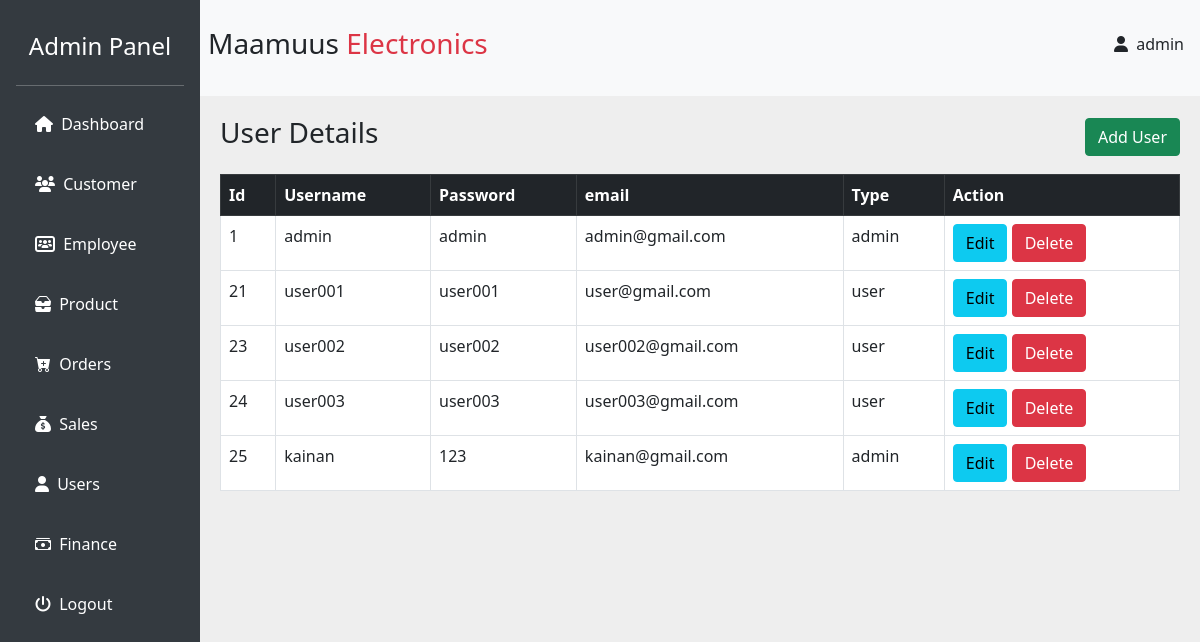
/users.php (signed in), run on the app's committed database.
### tables this page shows
CREATE TABLE `users` (
  `id` int(11) NOT NULL,
  `username` varchar(50) NOT NULL,
  `password` varchar(40) NOT NULL,
  `email` varchar(20) NOT NULL,
  `type` varchar(20) NOT NULL
);

### users.php (the view, shortened to what this page needs)
<?php include("./src/connection.php") ?>
<?php include("./src/sidebar.php")?>
    <div class="content d-flex flex-column">
      <nav class="navbar navbar-expand-lg navbar-light">
        <?php include ("./src/header.php");?>
      <div class="main-content">
        <div class="d-flex flex-row justify-content-between align-items-center">
          <h3>User Details </h3>
          <button type="button" class="btn btn-success" data-bs-toggle="modal" data-bs-target="#insertModal">
          Add User
        </button>
        </div>
        <table class='table my-3 table-bordered bg-white'>
                 <tr class='table-dark '>
                  <th>Id</th>
                  <th>Username</th>
                  <th>Password</th>
                  <th>email</th>
                  <th>Type</th>
                  <th>Action</th>
                </tr>
          <?php
          $sql = "SELECT id, username, password, type, email FROM users";
          $result = $conn->query($sql);
          while ($row = $result->fetch_assoc()) {
            ?>
                         <tr>
                            <td><?php echo $row["id"]?></td>
                            <td><?php echo $row["username"]?></td>
                            <td><?php echo $row["password"]?></td>
                            <td><?php echo $row["email"]?></td>
                            <td><?php echo $row["type"]?></td>
                            <td>
                              <a href="./editUsers.php?id=<?php echo $row["id"] ?>&username=<?php echo $row["username"]?>&password=<?php echo $row["password"] ?> &type=<?php echo $row["type"] ?>& email=<?php echo $row["email"] ?> " class="btn btn-info">Edit</a>
                              <a href="./usersDel.php?id=<?php echo $row["id"] ?>" class="btn btn-danger">Delete</a>
                            </td>
                         </tr>
                    <?php }?>
                   </table>
      </div>
    </div>
    <?php include("./src/footer.php")?>

### src/style.css (style rules this page uses)
body { display: flex; height: 100vh; overflow: hidden; background-color: #eee; }
.content { flex-grow: 1; overflow-y: auto; }
.navbar { background: #f8f9fa; flex-shrink: 0; }
.main-content { padding: 20px; }

### data on the page
users: id "1", username "admin", password "admin", email "admin@gmail.com", type "admin"
users: id "21", username "user001", password "user001", email "user@gmail.com", type "user"
users: id "23", username "user002", password "user002", email "user002@gmail.com", type "user"
users: id "24", username "user003", password "user003", email "user003@gmail.com", type "user"
users: id "25", username "kainan", password "123", email "kainan@gmail.com", type "admin"

### other printed values
$_SESSION['username'] "admin"
